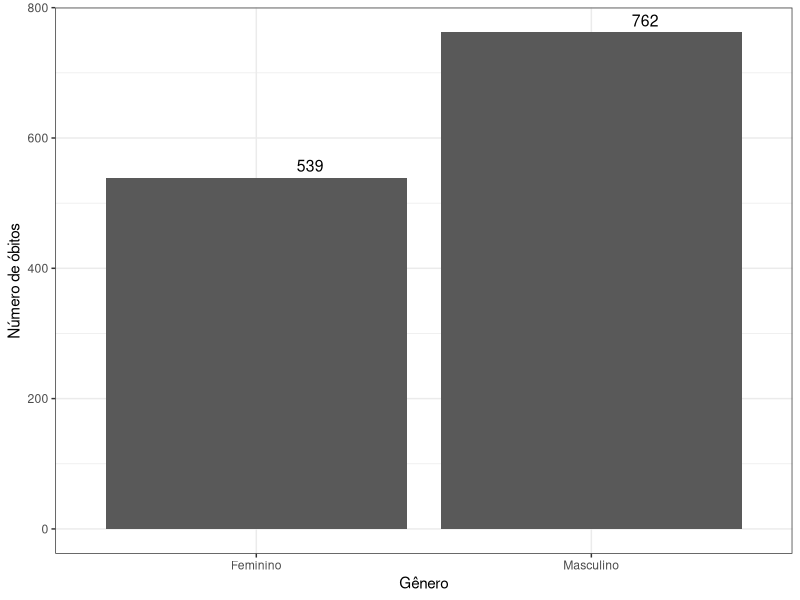

R code for this plot:
## ---- chunk 1
knitr::opts_chunk$set(echo = TRUE, warning = FALSE, message = FALSE, fig.align="center",fig.width = 10)
library(ggplot2)
library(dplyr)
library(tidyr)
library(readr)

library(knitr)

theme_set(theme_bw())
## ---- chunk 2
obitoscovidpb <- read.csv("../data/obitoscovidpb_20200714_201338.csv", sep = ";",encoding = "UTF-8")
## ---- chunk 3
obitoscovidpb %>%
  group_by(Sexo)%>%
  summarise(n = n()) %>%
  ggplot(aes(x = Sexo, y = n)) +
  geom_bar(stat="identity") +
  stat_summary(aes(label=round(..y..,2)), fun.y=median, geom="text", size=4, vjust = -0.5, hjust = -1.5) + 
  labs(x= "Gênero", y= "Número de óbitos")
